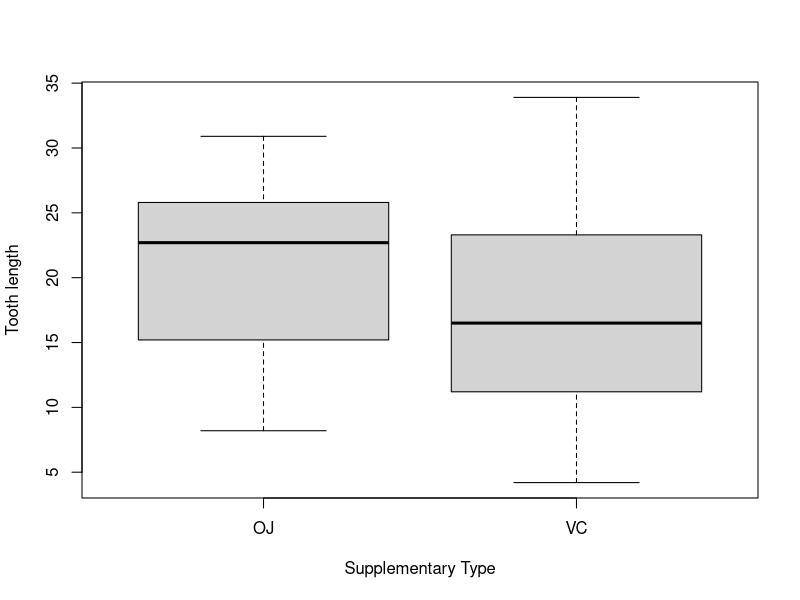
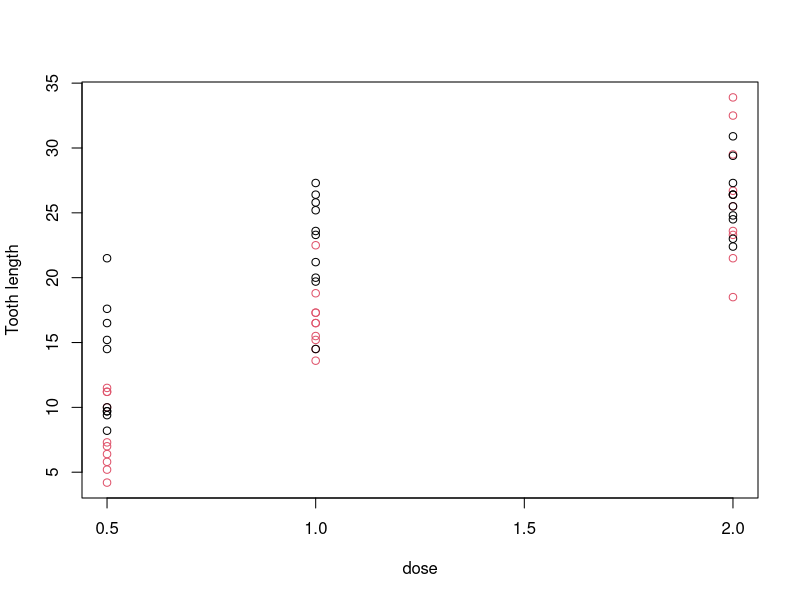

These charts were generated, in order, by the following R code:
## ---- chunk 1
knitr::opts_chunk$set(echo = TRUE)
## ---- chunk 2
data = ToothGrowth
## ---- chunk 3
dim(data)
str(data)
## ---- chunk 4
summary(data)
unique(data$dose)
## ---- chunk 5
plot(x = data$supp, y = data$len, xlab = "Supplementary Type", ylab = "Tooth length")
## ---- chunk 6
x_oj <- with(data, len[supp == "OJ"])
x_vc <- with(data, len[supp == "VC"])
t.test(x_oj - x_vc, paired = FALSE, var.equal = TRUE)
## ---- chunk 7
plot(data$dose, data$len, col = data$supp, ylab = "Tooth length", xlab = "dose")
